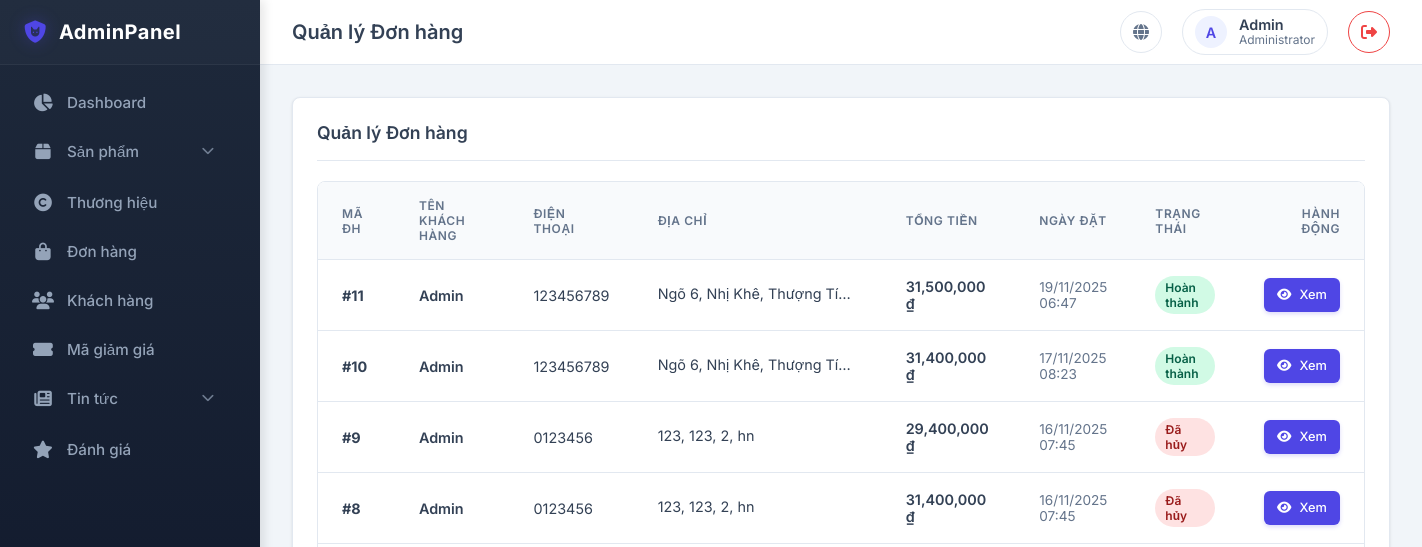
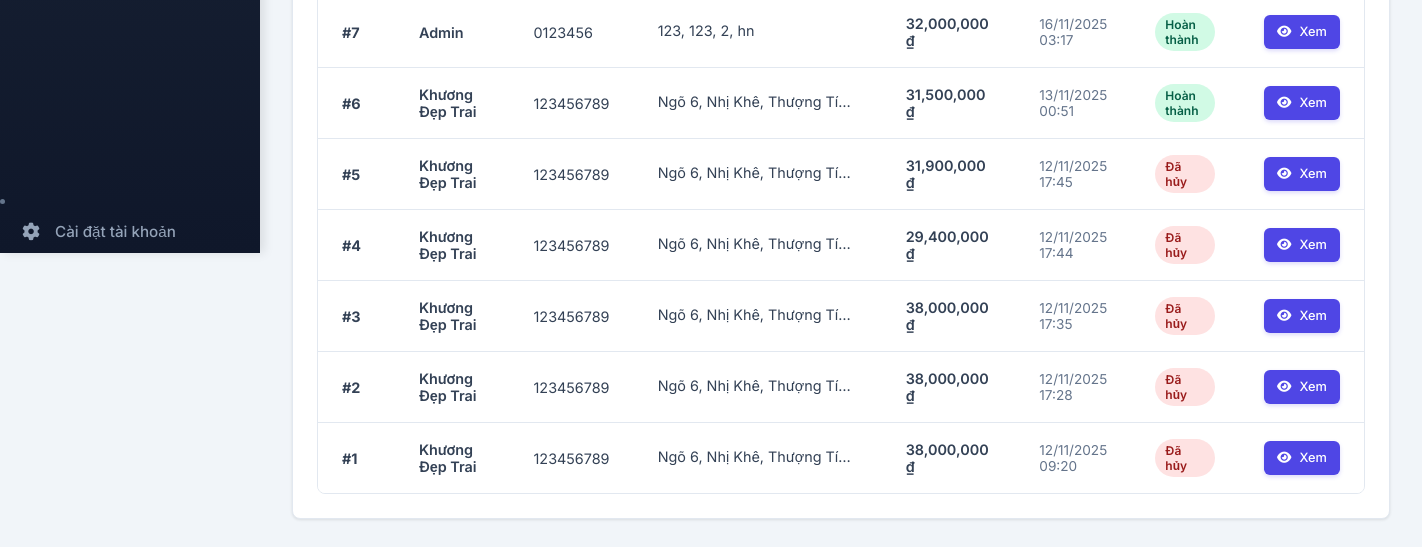
/public/admin/orders (signed in), run on an earlier commit of the app's database (2 pictures, top to bottom).
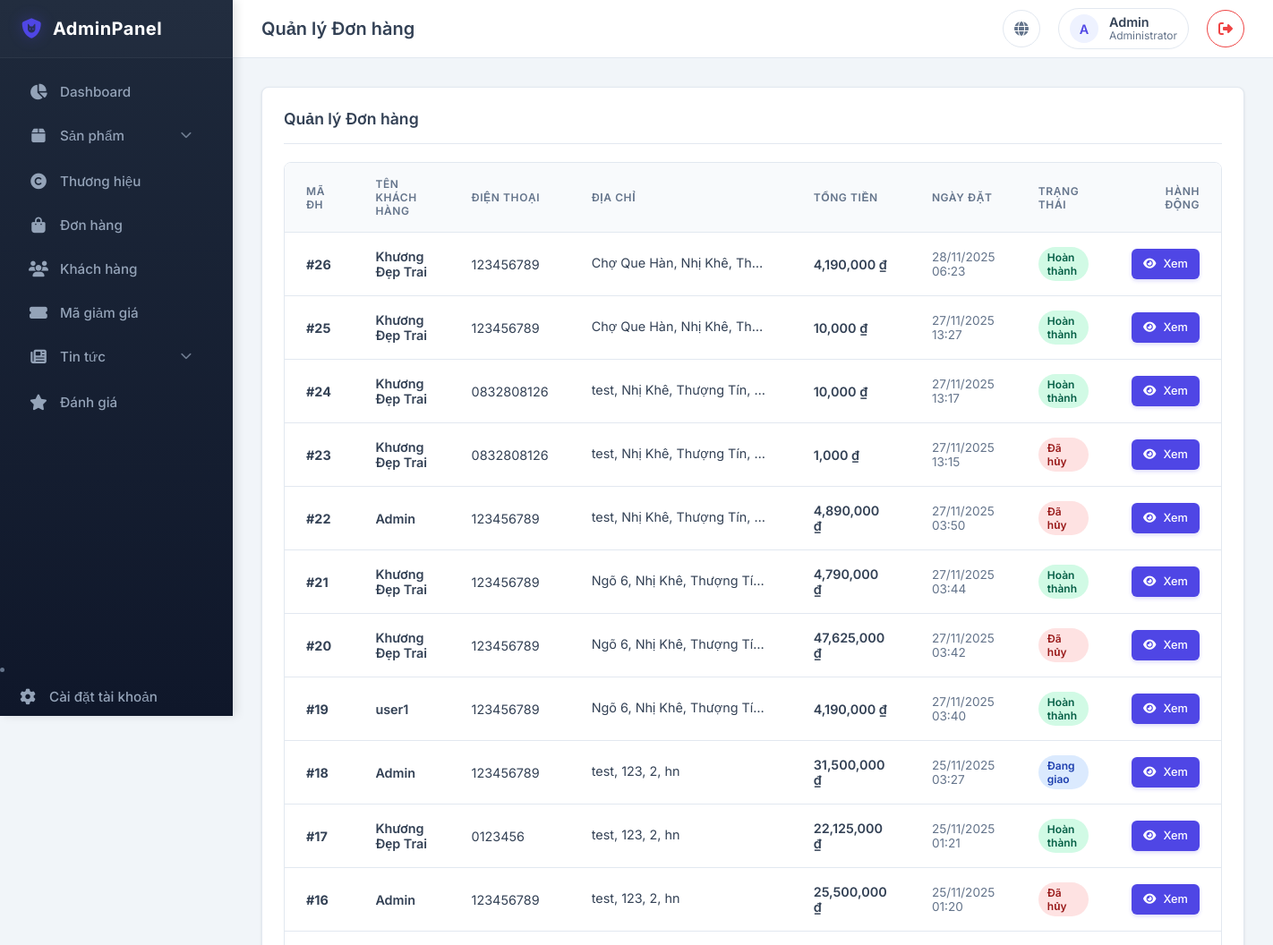
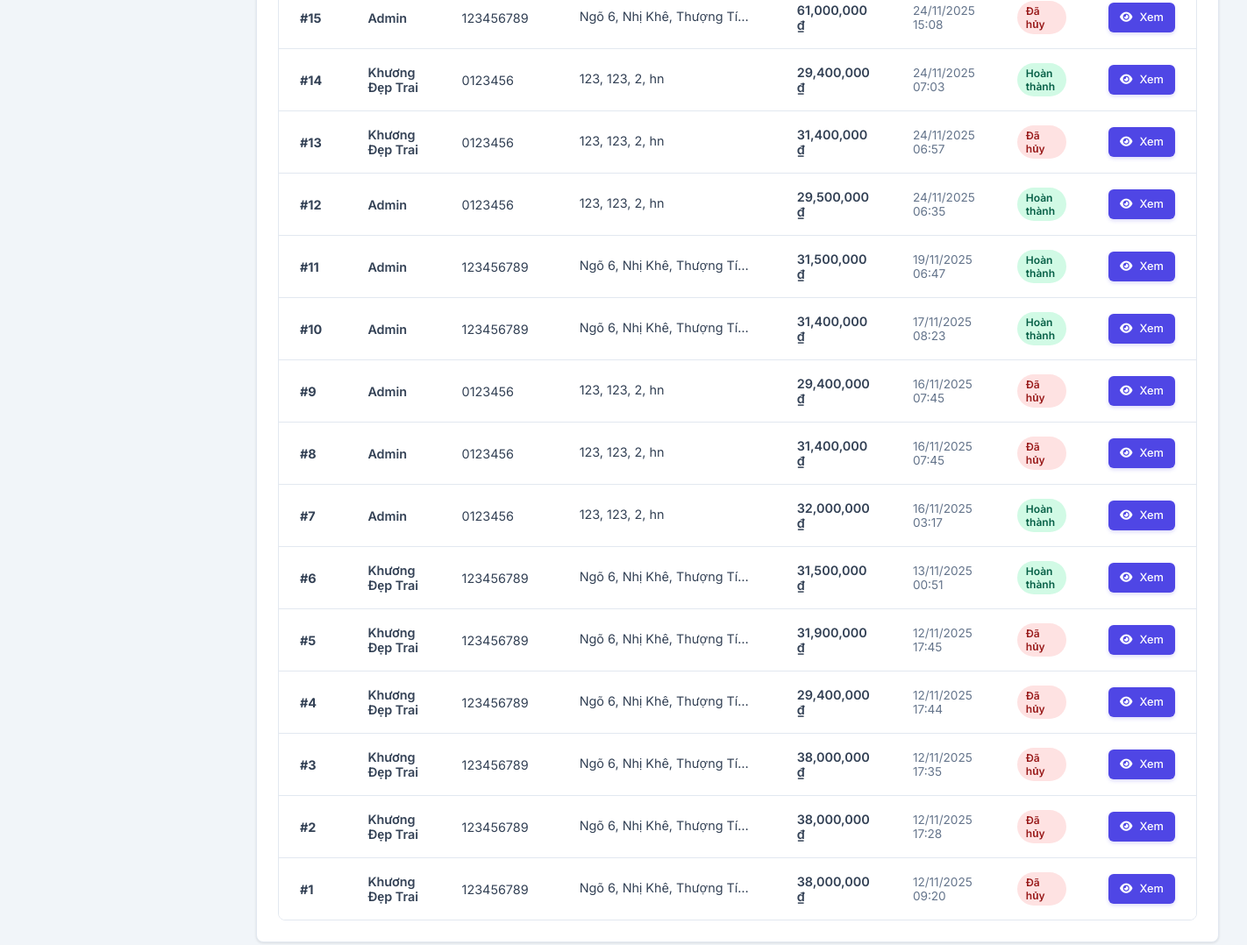
And on a later commit of the database (2 pictures, top to bottom).
### tables this page shows
CREATE TABLE `orders` (
  `id` int(11) NOT NULL,
  `user_id` int(11) NOT NULL,
  `full_name` varchar(100) NOT NULL,
  `email` varchar(100) NOT NULL,
  `phone` varchar(20) NOT NULL,
  `address` text NOT NULL,
  `total_amount` decimal(10,0) NOT NULL,
  `voucher_code` varchar(50) DEFAULT NULL,
  `voucher_discount` decimal(10,0) DEFAULT 0,
  `payment_method` varchar(50) DEFAULT NULL,
  `shipping_method` varchar(50) DEFAULT NULL,
  `status` tinyint(1) DEFAULT 0,
  `order_date` timestamp NOT NULL DEFAULT current_timestamp()
);

### app/core/App.php (called while the page is built, shortened)
<?php
class App
{
    protected $method = 'index';
    public function __construct()
    {
        $url = $this->parseUrl();
        if (isset($url[0])) {
            if (file_exists('../app/Controllers/' . ucfirst($url[0]) . 'Controller.php')) {
                unset($url[0]);
            } else {
                require_once '../app/Controllers/ErrorsController.php';
                $this->controller = 'ErrorsController';
            }
        }
        $this->controller = new $this->controller;
        if (isset($url[1])) {
            if (method_exists($this->controller, $url[1])) {
                $this->method = $url[1];
                unset($url[1]);
            }
        }
        $this->params = $url ? array_values($url) : [];
        call_user_func_array([$this->controller, $this->method], $this->params);
    }
    public function parseUrl()
    {
        if (isset($_GET['url'])) {
            $url = rtrim($_GET['url'], '/');
            $url = filter_var($url, FILTER_SANITIZE_URL);
            $url = explode('/', $url);
            return $url;
        }
        return [];
    }
}

### public/index.php (called while the page is built, shortened)
<?php
$app = new App();

### app/core/Database.php (called while the page is built, shortened)
<?php
class Database
{
    private $host = DB_HOST;
    private $user = DB_USER;
    private $pass = DB_PASS;
    private $dbname = DB_NAME;
    public $dbh;
    private $stmt;
    public function __construct()
    {
        $dsn = 'mysql:host=' . $this->host . ';dbname=' . $this->dbname;
        $options = [
            PDO::ATTR_PERSISTENT => true,
            PDO::ATTR_ERRMODE => PDO::ERRMODE_EXCEPTION,
            PDO::ATTR_DEFAULT_FETCH_MODE => PDO::FETCH_ASSOC,
            PDO::MYSQL_ATTR_INIT_COMMAND => 'SET NAMES utf8'
        ];
        try {
            $this->dbh = new PDO($dsn, $this->user, $this->pass, $options);
        } catch (PDOException $e) {
            $this->error = $e->getMessage();
            echo $this->error;
        }
    }
    public function query($sql)
    {
        $this->stmt = $this->dbh->prepare($sql);
    }
    public function execute()
    {
        return $this->stmt->execute();
    }
    public function resultSet()
    {
        $this->execute();
        return $this->stmt->fetchAll();
    }
}

### app/Models/OrderModel.php (called while the page is built, shortened)
<?php
class OrderModel
{
    private $db;
    public function __construct()
    {
        $this->db = new Database;
    }
    public function getAllOrders()
    {
        $this->db->query('SELECT * FROM orders ORDER BY order_date DESC');
        return $this->db->resultSet();
    }
}

### app/core/Controller.php (called while the page is built, shortened)
<?php
class Controller
{
    public function model($model)
    {
        if (file_exists('../app/Models/' . $model . '.php')) {
            return new $model();
        }
        return null;
    }
}

### app/Views/admin/orders/index.php (the view, shortened to what the changed rows need)
<div class="card">
    <div class="table-container">
        <table>
            <thead>
                <tr>
                    <th>Mã ĐH</th>
                    <th>Tên Khách hàng</th>
                    <th>Điện thoại</th>
                    <th>Địa chỉ</th>
                    <th>Tổng tiền</th>
                    <th>Ngày đặt</th>
                    <th>Trạng thái</th>
                    <th class="text-right">Hành động</th>
                </tr>
            </thead>
            <tbody>
                <?php if (empty($data['orders'])) : ?>
                    <tr>
                        <td colspan="8" style="text-align: center; padding: 32px; color: var(--text-light);">
                            Chưa có đơn hàng nào.
                        </td>
                    </tr>
                <?php else : ?>
                    <?php foreach ($data['orders'] as $order) : ?>
                        <tr>
                            <td><strong>#<?php echo $order['id']; ?></strong></td>
                            <td>
                                <div style="font-weight: 600; color: var(--text-main);"><?php echo htmlspecialchars($order['full_name']); ?></div>
                            </td>
                            <td><?php echo htmlspecialchars($order['phone']); ?></td>
                            <td><span style="display: inline-block; max-width: 200px; white-space: nowrap; overflow: hidden; text-overflow: ellipsis;" title="<?php echo htmlspecialchars($order['address']); ?>"><?php echo htmlspecialchars($order['address']); ?></span></td>
                            <td style="font-weight: 600; color: var(--text-main);">
                                <?php echo number_format($order['total_amount']); ?> ₫
                            </td>
                            <td>
                                <div style="font-size: 0.85rem; color: var(--text-light);">
                                    <?php echo date('d/m/Y', strtotime($order['order_date'])); ?>
                                    <br>
                                    <?php echo date('H:i', strtotime($order['order_date'])); ?>
                                </div>
                            </td>
                            <td>
                                <?php
                                $badge_class = 'badge-warning';
                                $stt_text = 'Chờ xử lý';
                                switch ($order['status']) {
                                    case 2:
                                        $badge_class = 'badge-info';
                                        $stt_text = 'Đang giao';
                                        break;
                                    case 3:
                                        $badge_class = 'badge-success';
                                        $stt_text = 'Hoàn thành';
                                        break;
                                    case 4:
                                        $badge_class = 'badge-danger';
                                        $stt_text = 'Đã hủy';
                                        break;
                                }
                                ?>
                                <span class="badge <?php echo $badge_class; ?>"><?php echo $stt_text; ?></span>
                            </td>
                            <td class="text-right">
                                <a href="<?php echo URLROOT; ?>/admin/orderdetail/<?php echo $order['id']; ?>" class="btn btn-primary" style="padding: 6px 12px; font-size: 0.8rem;">
                                    <i class="fas fa-eye"></i> Xem
                                </a>
                            </td>
                        </tr>
                    <?php endforeach; ?>
                <?php endif; ?>
            </tbody>
        </table>
    </div>
</div>

What changed in the data, as far as the page shows it:
added orders: id "26", full_name "Khương Đẹp Trai", phone "123456789", address "Chợ Que Hàn, Nhị Khê, Th…", total_amount "4,190,000", order_date "28/11/2025", order_date "06:23", status "Hoàn thành"
added orders: id "25", full_name "Khương Đẹp Trai", phone "123456789", address "Chợ Que Hàn, Nhị Khê, Th…", total_amount "10,000", order_date "27/11/2025", order_date "13:27", status "Hoàn thành"
added orders: id "24", full_name "Khương Đẹp Trai", phone "0832808126", address "test, Nhị Khê, Thượng Tín,…", total_amount "10,000", order_date "27/11/2025", order_date "13:17", status "Hoàn thành"
added orders: id "23", full_name "Khương Đẹp Trai", phone "0832808126", address "test, Nhị Khê, Thượng Tín,…", total_amount "1,000", order_date "27/11/2025", order_date "13:15", status "Đã hủy"
added orders: id "22", full_name "Admin", phone "123456789", address "test, Nhị Khê, Thượng Tín,…", total_amount "4,890,000", order_date "27/11/2025", order_date "03:50", status "Đã hủy"
added orders: id "21", full_name "Khương Đẹp Trai", phone "123456789", address "Ngõ 6, Nhị Khê, Thượng Tí…", total_amount "4,790,000", order_date "27/11/2025", order_date "03:44", status "Hoàn thành"
added orders: id "20", full_name "Khương Đẹp Trai", phone "123456789", address "Ngõ 6, Nhị Khê, Thượng Tí…", total_amount "47,625,000", order_date "27/11/2025", order_date "03:42", status "Đã hủy"
added orders: id "19", full_name "user1", phone "123456789", address "Ngõ 6, Nhị Khê, Thượng Tí…", total_amount "4,190,000", order_date "27/11/2025", order_date "03:40", status "Hoàn thành"
added orders: id "18", full_name "Admin", phone "123456789", address "test, 123, 2, hn", total_amount "31,500,000", order_date "25/11/2025", order_date "03:27", status "Đang giao"
added orders: id "17", full_name "Khương Đẹp Trai", phone "0123456", address "test, 123, 2, hn", total_amount "22,125,000", order_date "25/11/2025", order_date "01:21", status "Hoàn thành"
added orders: id "16", full_name "Admin", phone "123456789", address "test, 123, 2, hn", total_amount "25,500,000", order_date "25/11/2025", order_date "01:20", status "Đã hủy"
added orders: id "15", full_name "Admin", phone "123456789", address "Ngõ 6, Nhị Khê, Thượng Tí…", total_amount "61,000,000", order_date "24/11/2025", order_date "15:08", status "Đã hủy"
added orders: id "14", full_name "Khương Đẹp Trai", phone "0123456", address "123, 123, 2, hn", total_amount "29,400,000", order_date "24/11/2025", order_date "07:03", status "Hoàn thành"
added orders: id "13", full_name "Khương Đẹp Trai", phone "0123456", address "123, 123, 2, hn", total_amount "31,400,000", order_date "24/11/2025", order_date "06:57", status "Đã hủy"
added orders: id "12", full_name "Admin", phone "0123456", address "123, 123, 2, hn", total_amount "29,500,000", order_date "24/11/2025", order_date "06:35", status "Hoàn thành"
